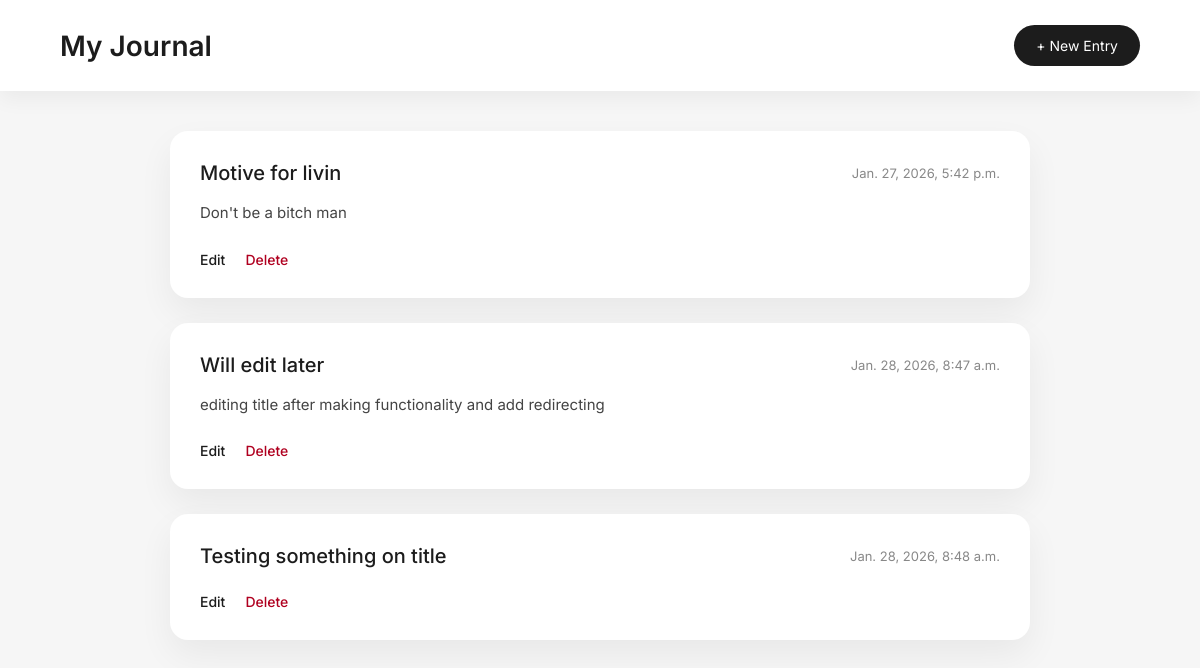
/journals/ (signed in), run on an earlier commit of the app's database.
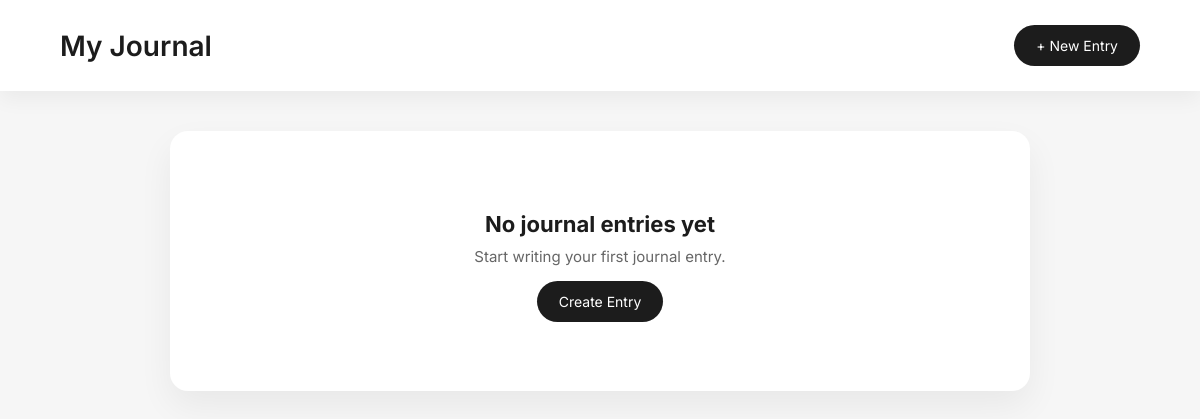
And on a later commit of the database.
### journals/models.py (models this page shows, shortened)
class AddJournal(models.Model):
    user = models.ForeignKey(User, on_delete=models.CASCADE)
    title = models.CharField(max_length=300, blank=True, null=True)
    content = models.TextField(default='')
    created_at = models.DateTimeField(auto_now_add=True)
    updated_at = models.DateTimeField(auto_now=True)

### journal_main/views.py (the view)
# urls.py: path('journals/', views.journals, name='journals_notes'),
def journals(request):
    _journals = AddJournal.objects.filter(user=request.user)
    context = {
        'journals': _journals,
    }
    return render(request=request, template_name='journal.html', context=context)

### templates/journal.html (shortened to what this page needs)
{% load static %}
<!DOCTYPE html>
<html lang="en">
<head>
    <link rel="stylesheet" href="{% static 'css/journal.css' %}">
</head>
<body>
<header class="topbar">
    <h1>My Journal</h1>
    <a href="{% url 'add' %}" class="add-btn">+ New Entry</a>
</header>
<main class="container">
    {% if journals %}
        {% for journal in journals %}
            <div class="journal-card">
                <div class="card-header">
                    <h2>{{ journal.title }}</h2>
                    <span class="date">{{ journal.updated_at }}</span>
                </div>
                <p class="content">
                    {{ journal.content }}
                </p>
                <div class="card-actions">
                    <a href="{% url 'edit_journal' journal.id %}" class="edit">Edit</a>
                    <a href="{% url 'delete_journal' journal.id %}" class="delete">Delete</a>
                </div>
            </div>
        {% endfor %}
    {% else %}
        <div class="empty-state">
            <h2>No journal entries yet</h2>
            <p>Start writing your first journal entry.</p>
            <a href="{% url 'add' %}" class="add-btn">Create Entry</a>
        </div>
    {% endif %}
</main>
</body>
</html>

### journal_main/static/css/journal.css (style rules this page uses)
* { margin: 0; padding: 0; box-sizing: border-box; font-family: 'Inter', sans-serif; }
body { background: #f6f6f6; color: #1c1c1c; }
.topbar { background: #ffffff; padding: 25px 60px; display: flex; justify-content: space-between; align-items: center; box-shadow: 0 8px 20px rgba(0, 0, 0, 0.05); animation: slideDown 0.6s ease; }
.topbar h1 { font-size: 28px; font-weight: 600; }
.add-btn { text-decoration: none; background: #1c1c1c; color: #fff; padding: 12px 22px; border-radius: 30px; font-size: 14px; transition: all 0.3s ease; }
.container { max-width: 900px; margin: 40px auto; padding: 0 20px; }
.empty-state { background: #ffffff; padding: 80px 30px; text-align: center; border-radius: 18px; box-shadow: 0 15px 35px rgba(0, 0, 0, 0.06); animation: fadeUp 0.6s ease; }
.empty-state h2 { font-size: 22px; margin-bottom: 10px; }
.empty-state p { font-size: 15px; color: #666; margin-bottom: 25px; }

What changed in the data, as far as the page shows it:
removed AddJournal: title "Motive for livin", updated_at "Jan. 27, 2026, 5:42 p.m.", content "Don't be a bitch man"
removed AddJournal: title "Will edit later", updated_at "Jan. 28, 2026, 8:47 a.m.", content "editing title after making functionality and add redirecting"
removed AddJournal: title "Testing something on title", updated_at "Jan. 28, 2026, 8:48 a.m."
Also different on the page:
text now shown: "No journal entries yet Start writing your first journal entry. Create Entry"
